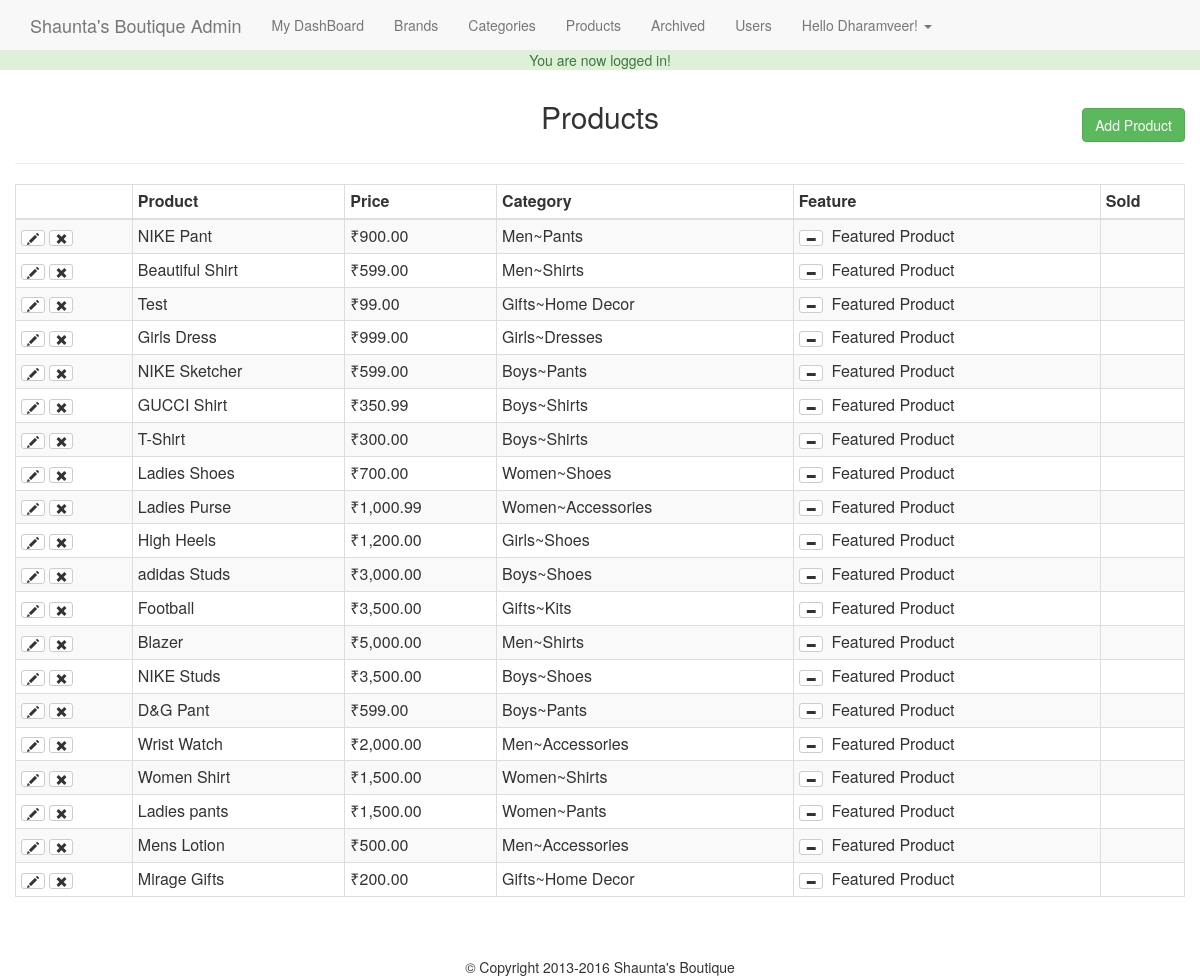
/admin/products.php (signed in), run on the app's committed database.
### tables this page shows
CREATE TABLE `products` (
  `id` int(11) NOT NULL,
  `title` varchar(255) NOT NULL,
  `price` decimal(10,2) NOT NULL,
  `list_price` decimal(10,2) NOT NULL,
  `brand` int(11) NOT NULL,
  `categories` varchar(255) NOT NULL,
  `image` text NOT NULL,
  `description` text NOT NULL,
  `featured` tinyint(4) NOT NULL DEFAULT '0',
  `sizes` text NOT NULL,
  `deleted` tinyint(4) NOT NULL DEFAULT '0'
);

### helpers/helpers.php (called while the page is built, shortened)
<?php
    function money($number) {
        return '₹'.number_format($number,2);
    }

### admin/products.php (the view, shortened to what this page needs)
<?php
    require_once $_SERVER['DOCUMENT_ROOT'].'/tutorial/core/init.php';
    include 'includes/head.php';
    include 'includes/navigation.php';
    $dbpath = '';
    if(isset($_GET['add']) || isset($_GET['edit'])) {
    $brandQuery = $db->query("SELECT * FROM brand ORDER BY brand");
    $parentQuery = $db->query("SELECT * FROM categories WHERE parent = 0 ORDER BY category");
    $title = ((isset($_POST['title']) && $_POST['title'] != '')?sanitize($_POST['title']):'');
    $brand = ((isset($_POST['brand']) && !empty($_POST['brand']))?sanitize($_POST['brand']):'');
    $parent = ((isset($_POST['parent']) && !empty($_POST['parent']))?sanitize($_POST['parent']):'');
    $category = ((isset($_POST['child'])) && !empty($_POST['child'])?sanitize($_POST['child']):'');
    $price = ((isset($_POST['price']) && $_POST['price'] != '')?sanitize($_POST['price']):'');
    $list_price = ((isset($_POST['list_price']) && $_POST['list_price'] != '')?sanitize($_POST['list_price']):'');
    $description = ((isset($_POST['description']) && $_POST['description'] != '')?sanitize($_POST['description']):'');
    $sizes = ((isset($_POST['sizes']) && $_POST['sizes'] != '')?sanitize($_POST['sizes']):'');
    $sizes = rtrim($sizes,',');
    $saved_image = '';
        if(isset($_GET['edit'])) {
            $edit_id = (int)$_GET['edit'];
            $productResults = $db->query("SELECT * FROM products WHERE id = '$edit_id'");
            $product = mysqli_fetch_assoc($productResults);
            if(isset($_GET['delete_image'])) {
                $imgi = (int)$_GET['imgi'] - 1;
                $images = explode(',',$product['image']);
                $image_url = $_SERVER['DOCUMENT_ROOT'].$images[$imgi];
                unlink($image_url);
                unset($images[$imgi]);
                $imageString = implode(',',$images);
                $db->query("UPDATE products SET image = '{$imageString}' WHERE id = '$edit_id'");
                header('Location: products.php?edit='.$edit_id);
            }
            $category = ((isset($_POST['child']) && $_POST['child'] != '')?sanitize($_POST['child']):$product['categories']);
            $title = ((isset($_POST['title']) && $_POST['title'] != '')?sanitize($_POST['title']):$product['title']);
            $brand = ((isset($_POST['brand']) && $_POST['brand'] != '')?sanitize($_POST['brand']):$product['brand']);
            $parentQ = $db->query("SELECT * FROM categories WHERE id = '$category'");
            $parentResult = mysqli_fetch_assoc($parentQ);
            $parent = ((isset($_POST['parent']) && $_POST['parent'] != '')?sanitize($_POST['parent']):$parentResult['parent']);
            $price = ((isset($_POST['price']) && $_POST['price'] != '')?sanitize($_POST['price']):$product['price']);
            $list_price = ((isset($_POST['list_price']))?sanitize($_POST['list_price']):$product['list_price']);
            $description = ((isset($_POST['description']))?sanitize($_POST['description']):$product['description']);
            $sizes = ((isset($_POST['sizes']) && $_POST['sizes'] != '')?sanitize($_POST['sizes']):$product['sizes']);
            $sizes = rtrim($sizes,',');
            $saved_image = (($product['image'] != '')?$product['image']:'');
            $dbpath = $saved_image;
        }
        if(!empty($sizes)) {
                $sizeString = sanitize($sizes);
                $sizeString = rtrim($sizeString,',');
                $sizesArray = explode(',',$sizeString);
                $sArray = array();
                $qArray = array();
                $tArray = array();
                foreach($sizesArray as $ss) {
                    $s = explode(':', $ss);
                    $sArray[] = $s[0];
                    $qArray[] = $s[1];
                    $tArray[] = $s[2];
                }
            }else {$sizesArray = array();}
        if($_POST) {
            $errors = array();
            $required = array('title', 'brand', 'price', 'parent', 'child', 'sizes');
            $allowed = array('png', 'jpg', 'jpeg', 'gif');
            $uploadPath = array();
            $tmpLoc = array();
            foreach($required as $field) {
                if($_POST[$field] == '') {
                    $errors[] = 'All Fields With an Asterisks are Required.';
                    break;
                }
            }
            $photoCount = count($_FILES['photo']['name']);
            if($photoCount > 0) {
                for($i = 0;$i<$photoCount;$i++){echo $i;
                    $name = $_FILES['photo']['name'][$i];
                    $nameArray = explode('.',$name);
                    $fileName = $nameArray[0];
                    $fileExt = $nameArray[1];
                    $mime = explode('/',$_FILES['photo']['type'][$i]);
                    $mimeType = $mime[0];
                    $mimeExt = $mime[1];
                    $tmpLoc[] = $_FILES['photo']['tmp_name'][$i];
                    $fileSize = $_FILES['photo']['size'][$i];
                    $uploadName = md5(microtime().$i).'.'.$fileExt;
                    $uploadPath[] = BASEURL.'images/products/'.$uploadName;
                    if($i != 0){
                        $dbpath .= ',';
                    }
                    $dbpath .= '/tutorial/images/products/'.$uploadName;
                    if($mimeType != 'image') {
                        $errors[] = 'The file must be an image!';
                    }
                    if(!in_array($fileExt, $allowed)) {
                        $errors[] = 'The file extension must be a .png, .jpg, .jpeg, or .gif';
                    }
                    if($fileSize > 15000000) {
                        $errors[] = 'The files size must be under 15MB';
                    }
                    if($fileExt != $mimeExt && ($mimeExt == 'jpeg' && $fileExt != 'jpg')) {
                        $errors[] = 'File extension does not match the file';
                    }
                }
            }
            if(!empty($errors)) {
                echo display_errors($errors);
            }else {
                if($photoCount > 0) {
                    for($i = 0;$i<$photoCount;$i++){
                        move_uploaded_file($tmpLoc[$i],$uploadPath[$i]);
                    }
                }
                $insertSql = "INSERT INTO products (`title`, `price`, `list_price`, `brand`, `categories`, `sizes`, `image`, `description`) VALUES ('$title', '$price', '$list_price', '$brand', '$category', '$sizes', '$dbpath', '$description')";
                if(isset($_GET['edit'])){
                    $insertSql = "UPDATE products SET title = '$title', price = '$price', list_price = '$list_price', brand = '$brand', categories = '$category', sizes = '$sizes', image = '$dbpath', description = '$description' WHERE id = '$edit_id'";
                }
                $db->query($insertSql);
                header('Location: products.php');
            }
        }
?>
    <h2 class="text-center"><?=((isset($_GET['edit']))?'Edit':'Add A New');?> Product</h2><hr>
    <form action="products.php?<?=((isset($_GET['edit']))?'edit='.$edit_id:'add=1');?>" method="post" enctype="multipart/form-data">
        <div class="form-group col-md-3">
            <label for="title">Title*:</label>
            <input type="text" name="title" class="form-control" id="title" value="<?=$title;?>">
        </div>
        <div class="form-group col-md-3">
            <label for="brand">Brand*:</label>
            <select class="form-control" id="brand" name="brand">
                <option value=""<?=(($brand == '')?' selected':'');?>></option>
                <?php while($b = mysqli_fetch_assoc($brandQuery)): ?>
                    <option value="<?=$b['id'];?>"<?=(($brand == $b['id'])?' selected':'');?>><?=$b['brand']; ?></option>
                <?php endwhile; ?>
            </select>
        </div>
        <div class="form-group col-md-3">
            <label for="parent">Parent Category*:</label>
            <select class="form-control" id="parent" name="parent">
                <option value=""<?=(($parent == '')?' selected':'');?>></option>
                <?php while($p = mysqli_fetch_assoc($parentQuery)): ?>
                    <option value="<?=$p['id'];?>"<?=(($parent == $p['id'])?' selected':'');?>><?=$p['category'];?></option>
                <?php endwhile; ?>
            </select>
        </div>
        <div class="form-group col-md-3">
            <label for="child">Child Category*:</label>
            <select id="child" name="child" class="form-control">
            </select>
        </div>
        <div class="form-group col-md-3">
            <label for="price">Price*:</label>
            <input type="text" id="price" name="price" class="form-control" value="<?=$price;?>">
        </div>
        <div class="form-group col-md-3">
            <label for="list_price">List Price*:</label>
            <input type="text" id="list_price" name="list_price" class="form-control" value="<?=$list_price;?>">
        </div>
        <div class="form-group col-md-3">
            <label>Quantity & Sizes*:</label>
            <button class="btn btn-default form-control" onclick="jQuery('#sizesModal').modal('toggle');return false;">Quantity & sizes</button>
        </div>
        <div class="form-group col-md-3">
            <label for="sizes">Sizes & Qty Preview</label>
            <input type="text" class="form-control" name="sizes" id="sizes" value="<?=$sizes;?>" readonly>
        </div>
        <div class="form-group col-md-6">
            <?php if($saved_image != ''): ?>
            <?php
                $imgi = 1;
                $images = explode(',',$saved_image); ?>
            <?php foreach($images as $image): ?>
                <div class="saved-image col-md-4">
                    <img src="<?=$image;?>" alt="saved image"/><br>
                    <a href="products.php?delete_image=1&edit=<?=$edit_id;?>&imgi=<?=$imgi;?>" class="text-danger">Delete Image</a>
                </div>
            <?php
                 $imgi++;
                 endforeach; ?>
            <?php else: ?>
                <label for="photo">Product Photo:</label>
                <input type="file" name="photo[]" id="photo" class="form-control" multiple>
            <?php endif; ?>
        </div>
        <div class="form-group col-md-6">
            <label for="description">Description:</label>
            <textarea id="description" name="description" class="form-control" rows="6"><?=$description;?></textarea>
        </div>
        <div class="form-group pull-right">
            <a href="products.php" class="btn btn-default">Cancel</a>
            <input type="submit" value="<?=((isset($_GET['edit']))?'Edit':'Add');?> Product" class="btn btn-success">
        </div><div class="clearfix"></div>
    </form>
<div class="modal fade" id="sizesModal" tabindex="-1" role="dialog" aria-labelledby="sizesModalLabel">
  <div class="modal-dialog modal-lg" role="document">
    <div class="modal-content">
      <div class="modal-header">
        <button type="button" class="close" data-dismiss="modal" aria-label="Close"><span aria-hidden="true">&times;</span></button>
        <h4 class="modal-title" id="sizesModalLabel">Size & Quantity</h4>
      </div>
      <div class="modal-body">
        <div class="container-fluid">
        <?php for($i=1;$i <= 12;$i++): ?>
          <div class="form-group col-md-2">
            <label for="size<?=$i;?>">Sizes:</label>
            <input type="text" name="size<?=$i;?>" id="size<?=$i;?>" value="<?=((!empty($sArray[$i-1]))?$sArray[$i-1]:'');?>" class="form-control">
          </div>
          <div class="form-group col-md-2">
            <label for="qty<?=$i;?>">Quantity:</label>
            <input type="number" name="qty<?=$i;?>" id="qty<?=$i;?>" value="<?=((!empty($qArray[$i-1]))?$qArray[$i-1]:'');?>" min="0" class="form-control">
          </div>
          <div class="form-group col-md-2">
            <label for="threshold<?=$i;?>">Threshold:</label>
            <input type="number" name="threshold<?=$i;?>" id="threshold<?=$i;?>" value="<?=((!empty($tArray[$i-1]))?$tArray[$i-1]:'');?>" min="0" class="form-control">
          </div>
        <?php endfor; ?>
        </div>
      </div>
      <div class="modal-footer">
        <button type="button" class="btn btn-default" data-dismiss="modal">Close</button>
        <button type="button" class="btn btn-primary" onclick="updateSizes();jQuery('#sizesModal').modal('toggle');return false;">Save changes</button>
      </div>
    </div>
  </div>
</div>
<?php }else {
    $sql = "SELECT * FROM products WHERE deleted = 0";
    $presults = $db->query($sql);
?>
<h2 class="text-center">Products</h2>
<a href="products.php?add=1" class="btn btn-success pull-right" id="add-product-btn">Add Product</a><div class="clearfix"></div>
<hr>
<table class="table table-bordered table-condensed table-striped">
    <thead><th></th><th>Product</th><th>Price</th><th>Category</th><th>Feature</th><th>Sold</th></thead>
    <tbody>
        <?php while($product = mysqli_fetch_assoc($presults)):
            $childID = $product['categories'];
            $catSql = "SELECT * FROM categories WHERE id = '$childID'";
            $result = $db->query($catSql);
            $child = mysqli_fetch_assoc($result);
            $parentID = $child['parent'];
            $pSql = "SELECT * FROM categories WHERE id = '$parentID'";
            $presult = $db->query($pSql);
            $parent = mysqli_fetch_assoc($presult);
            $category = $parent['category'].'~'.$child['category'];
        ?>
        <tr>
            <td>
                <a href="products.php?edit=<?=$product['id'];?>" class="btn btn-xs btn-default"><span class="glyphicon glyphicon-pencil"></span></a>
                <a href="products.php?delete=<?=$product['id'];?>" class="btn btn-xs btn-default"><span class="glyphicon glyphicon-remove"></span></a>
            </td>
            <td><?=$product['title'];?></td>
            <td><?=money($product['price']);?></td>
            <td><?=$category;?></td>
            <td><a href="products.php?featured=<?=(($product['featured'] == 0)?'1':'0');?>&id=<?=$product['id'];?>" class="btn btn-xs btn-default">
                <span class="glyphicon glyphicon-<?=(($product['featured'] == 1)?'minus':'plus');?>"></span>
                </a>&nbsp <?=(($product['featured'] == 1)?'Featured Product':'');?></td>
            <td></td>
        </tr>
        <?php endwhile; ?>
    </tbody>
</table>
<?php }include 'includes/footer.php'; ?>

### css/main.css (style rules this page uses)
body { padding-top: 50px; }
#add-product-btn { margin-top: -35px; }

### data on the page
products: title "NIKE Pant", price "₹900.00", category "Men~Pants", featured 1 (drawn)
products: title "Beautiful Shirt", price "₹599.00", category "Men~Shirts", featured 1 (drawn)
products: title "Test", price "₹99.00", category "Gifts~Home Decor", featured 1 (drawn)
products: title "Girls Dress", price "₹999.00", category "Girls~Dresses", featured 1 (drawn)
products: title "NIKE Sketcher", price "₹599.00", category "Boys~Pants", featured 1 (drawn)
products: title "GUCCI Shirt", price "₹350.99", category "Boys~Shirts", featured 1 (drawn)
products: title "T-Shirt", price "₹300.00", category "Boys~Shirts", featured 1 (drawn)
products: title "Ladies Shoes", price "₹700.00", category "Women~Shoes", featured 1 (drawn)
products: title "Ladies Purse", price "₹1,000.99", category "Women~Accessories", featured 1 (drawn)
products: title "High Heels", price "₹1,200.00", category "Girls~Shoes", featured 1 (drawn)
products: title "adidas Studs", price "₹3,000.00", category "Boys~Shoes", featured 1 (drawn)
products: title "Football", price "₹3,500.00", category "Gifts~Kits", featured 1 (drawn)
products: title "Blazer", price "₹5,000.00", category "Men~Shirts", featured 1 (drawn)
products: title "NIKE Studs", price "₹3,500.00", category "Boys~Shoes", featured 1 (drawn)
products: title "D&G Pant", price "₹599.00", category "Boys~Pants", featured 1 (drawn)
products: title "Wrist Watch", price "₹2,000.00", category "Men~Accessories", featured 1 (drawn)
products: title "Women Shirt", price "₹1,500.00", category "Women~Shirts", featured 1 (drawn)
products: title "Ladies pants", price "₹1,500.00", category "Women~Pants", featured 1 (drawn)
products: title "Mens Lotion", price "₹500.00", category "Men~Accessories", featured 1 (drawn)
products: title "Mirage Gifts", price "₹200.00", category "Gifts~Home Decor", featured 1 (drawn)

### other printed values
$_SESSION['success_flash'] "You are now logged in!"
$user_data['first'] "Dharamveer"
